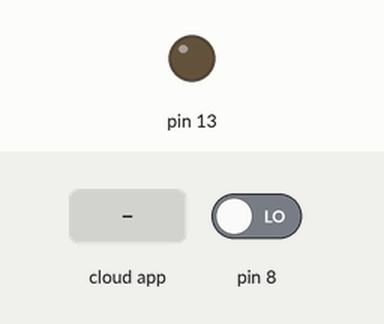
Bench run of a sketch on a simulated Arduino Uno, built with avr-gcc and run on an emulated ATmega328P. Shown: output pins drawn as LEDs (lit = HIGH). The inputs (shaded band) are chosen by the test bench; at power-on: pin 8 LOW. The ROS host is connected and sends only what is stated.

Above: at 1.3 s.
1.4 s: the phone or cloud app sets Topic_LED_13 to 45
At 2.7 s:
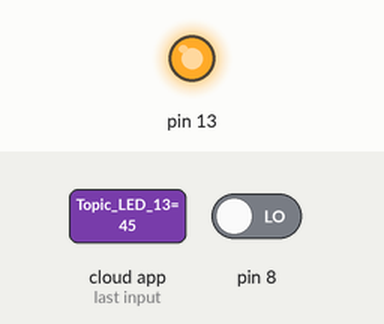
3.0 s: the phone or cloud app sets Topic_LED_13 to 0
At 4.1 s:
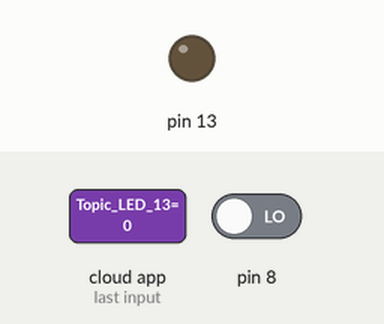
4.5 s: the phone or cloud app sets Topic_LED_13 to 90
At 5.3 s:
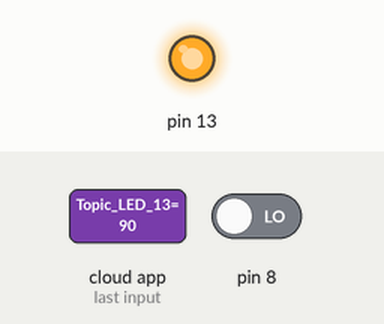
Timing chart, 0 to 7.5 s (numbered marks = the images above; inputs shaded):
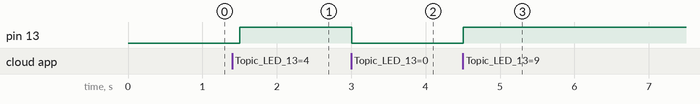

The sketch:

button_led.ino
```cpp
/*

* rosserial Subscriber Example

* Blinks an LED on callback

*/

#include <ros.h>

#include <std_msgs/Int16.h>

ros::NodeHandle  nh;
std_msgs::Int16 sensorData;

void control_LED( const std_msgs::Int16& cmd_msg)

{
  int value = cmd_msg.data;
  digitalWrite(13, cmd_msg.data);   // blink the led
}

ros::Subscriber<std_msgs::Int16> sub("Topic_LED_13", &control_LED );
ros::Publisher pub ("Topic_Sensor", &sensorData);

void setup()

{

  pinMode(8, INPUT);
  pinMode(13, OUTPUT);
  nh.initNode();
  nh.subscribe(sub);
  nh.advertise(pub);

}

void loop()

{
  sensorData.data = digitalRead(8);
  pub.publish(&sensorData);
  nh.spinOnce();
  delay(500);

}
```

Measured:
- after the input at 1.4 s, pin 13: LOW → HIGH after 0.10 s
- after the input at 3.0 s, pin 13: HIGH → LOW at once
- after the input at 4.5 s, pin 13: LOW → HIGH at once
